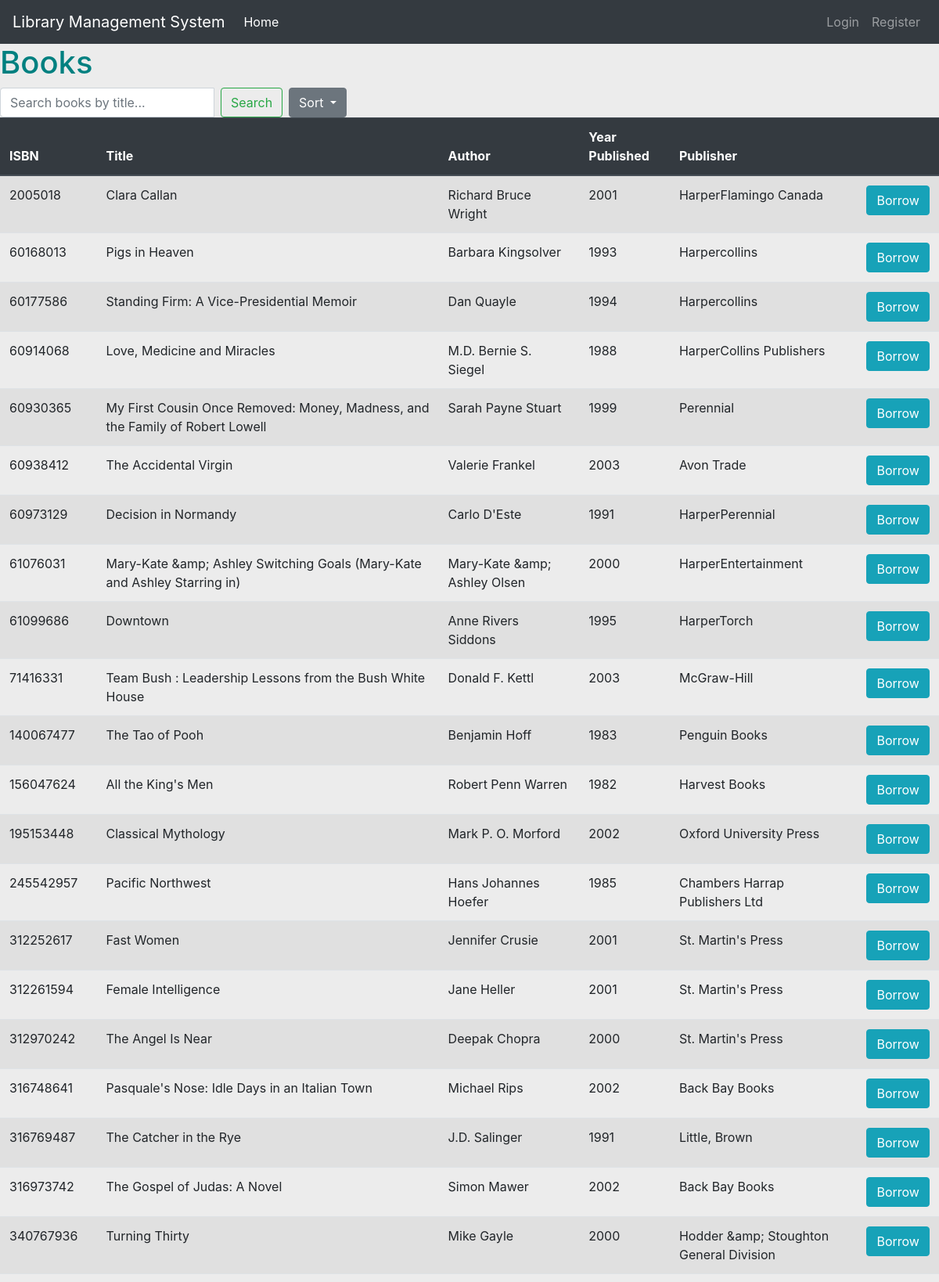
The page /home (upper part) on the database its author committed.
### library/models.py (models this page shows)
class Book(db.Model):
    isbn = db.Column(db.Integer, primary_key=True)
    title = db.Column(db.String(256), nullable=False)
    author = db.Column(db.String(256), nullable=False)
    year_published = db.Column(db.Integer, nullable=False)
    publisher = db.Column(db.String(256))
    borrowed = db.Column(db.Boolean, nullable=False)

### library/routes.py (the view)
@app.route('/')
@app.route('/home')
def home():
    search_query = request.args.get('search_query')
    sort_option = request.args.get('sort')
    if search_query and search_query.lower() != "all":
        books_query = Book.query.filter(Book.title.ilike(f'%{search_query}%'))
        flash("Search results for book title: '{}'".format(search_query), 'success')
    else:
        books_query = Book.query
    if sort_option == 'title_az':
        books_query = books_query.order_by(asc(Book.title))
    elif sort_option == 'title_za':
        books_query = books_query.order_by(desc(Book.title))
    elif sort_option == 'year_oldest':
        books_query = books_query.order_by(asc(Book.year_published))
    elif sort_option == 'year_newest':
        books_query = books_query.order_by(desc(Book.year_published))
    books = books_query.all()
    return render_template('home.html', books=books, search_query=search_query)

### library/templates/home.html (shortened to what this page needs)
{% extends 'base.html' %}
{% block content %}
    <h1 class="title">Books</h1>
    <form class="form-inline" action="{{ url_for('home') }}" method="get">
        <div class="input-group">
            <input type="text" class="form-control mr-sm-2" name="search_query" placeholder="Search books by title...">
            <button class="btn btn-outline-success my-2 my-sm-0" type="submit">Search</button>
        </div>
        {% if books %}
        <div class="btn-group ml-2">
            <button class="btn btn-secondary dropdown-toggle" type="button" data-toggle="dropdown" aria-haspopup="true" aria-expanded="false">
                Sort
            </button>
        </div>
        {% endif %}
    </form>
    <table class="table table-striped">
        <thead class="thead-dark">
            <tr>
                <th>ISBN</th>
                <th>Title</th>
                <th>Author</th>
                <th>Year Published</th>
                <th>Publisher</th>
                <th></th>
            </tr>
        </thead>
        <tbody>
        {% for book in books %}
            <tr class="book">
                <td>{{ book.isbn }}</td>
                <td>{{ book.title }}</td>
                <td>{{ book.author }}</td>
                <td>{{ book.year_published }}</td>
                <td>{{ book.publisher }}</td>
                <td>
                    <button class="btn btn-outline btn-info">Borrow</button>
                </td>
            </tr>
        {% endfor %}
        </tbody>
    </table>
{% endblock %}

### library/templates/base.html (shortened to what this page needs)
<!doctype html>
<html lang="en">
  <head>
    <link rel="stylesheet" href="https://cdn.jsdelivr.net/npm/bootstrap@4.5.3/dist/css/bootstrap.min.css">
  </head>
  <body>
    <nav class="navbar navbar-expand-md navbar-dark bg-dark">
        <a class="navbar-brand" href="{{ url_for('home') }}">Library Management System</a>
        <div class="collapse navbar-collapse" id="navbarNav">
            <ul class="navbar-nav mr-auto">
                <li class="nav-item active">
                    <a class="nav-link" href="#">Home <span class="sr-only">(current)</span></a>
                </li>
            </ul>
            <ul class="navbar-nav">
                <li class="nav-item">
                    <a class="nav-link" href="#">Login</a>
                </li>
                <li class="nav-item">
                    <a class="nav-link" href="{{ url_for('register') }}">Register</a>
                </li>
            </ul>
        </div>
    </nav>
    {% block content %}
    {% endblock %}
  </body>
</html>

### library/templates/base.html (style rules this page uses)
body { background-color: #ECECEC; color: teal }

### rows shown on the page
Book: isbn "2005018", title "Clara Callan", author "Richard Bruce Wright", year_published "2001", publisher "HarperFlamingo Canada"
Book: isbn "60168013", title "Pigs in Heaven", author "Barbara Kingsolver", year_published "1993", publisher "Harpercollins"
Book: isbn "60177586", title "Standing Firm: A Vice-Presidential Memoir", author "Dan Quayle", year_published "1994", publisher "Harpercollins"
Book: isbn "60914068", title "Love, Medicine and Miracles", author "M.D. Bernie S. Siegel", year_published "1988", publisher "HarperCollins Publishers"
Book: isbn "60930365", title "My First Cousin Once Removed: Money, Madness, and the Family of Robert Lowell", author "Sarah Payne Stuart", year_published "1999", publisher "Perennial"
Book: isbn "60938412", title "The Accidental Virgin", author "Valerie Frankel", year_published "2003", publisher "Avon Trade"
Book: isbn "60973129", title "Decision in Normandy", author "Carlo D'Este", year_published "1991", publisher "HarperPerennial"
Book: isbn "61076031", title "Mary-Kate &amp; Ashley Switching Goals (Mary-Kate and Ashley Starring in)", author "Mary-Kate &amp; Ashley Olsen", year_published "2000", publisher "HarperEntertainment"
Book: isbn "61099686", title "Downtown", author "Anne Rivers Siddons", year_published "1995", publisher "HarperTorch"
Book: isbn "71416331", title "Team Bush : Leadership Lessons from the Bush White House", author "Donald F. Kettl", year_published "2003", publisher "McGraw-Hill"
Book: isbn "140067477", title "The Tao of Pooh", author "Benjamin Hoff", year_published "1983", publisher "Penguin Books"
Book: isbn "156047624", title "All the King's Men", author "Robert Penn Warren", year_published "1982", publisher "Harvest Books"
Book: isbn "195153448", title "Classical Mythology", author "Mark P. O. Morford", year_published "2002", publisher "Oxford University Press"
Book: isbn "245542957", title "Pacific Northwest", author "Hans Johannes Hoefer", year_published "1985", publisher "Chambers Harrap Publishers Ltd"
Book: isbn "312252617", title "Fast Women", author "Jennifer Crusie", year_published "2001", publisher "St. Martin's Press"
Book: isbn "312261594", title "Female Intelligence", author "Jane Heller", year_published "2001", publisher "St. Martin's Press"
Book: isbn "312970242", title "The Angel Is Near", author "Deepak Chopra", year_published "2000", publisher "St. Martin's Press"
Book: isbn "316748641", title "Pasquale's Nose: Idle Days in an Italian Town", author "Michael Rips", year_published "2002", publisher "Back Bay Books"
Book: isbn "316769487", title "The Catcher in the Rye", author "J.D. Salinger", year_published "1991", publisher "Little, Brown"
Book: isbn "316973742", title "The Gospel of Judas: A Novel", author "Simon Mawer", year_published "2002", publisher "Back Bay Books"
Book: isbn "340767936", title "Turning Thirty", author "Mike Gayle", year_published "2000", publisher "Hodder &amp; Stoughton General Division"
